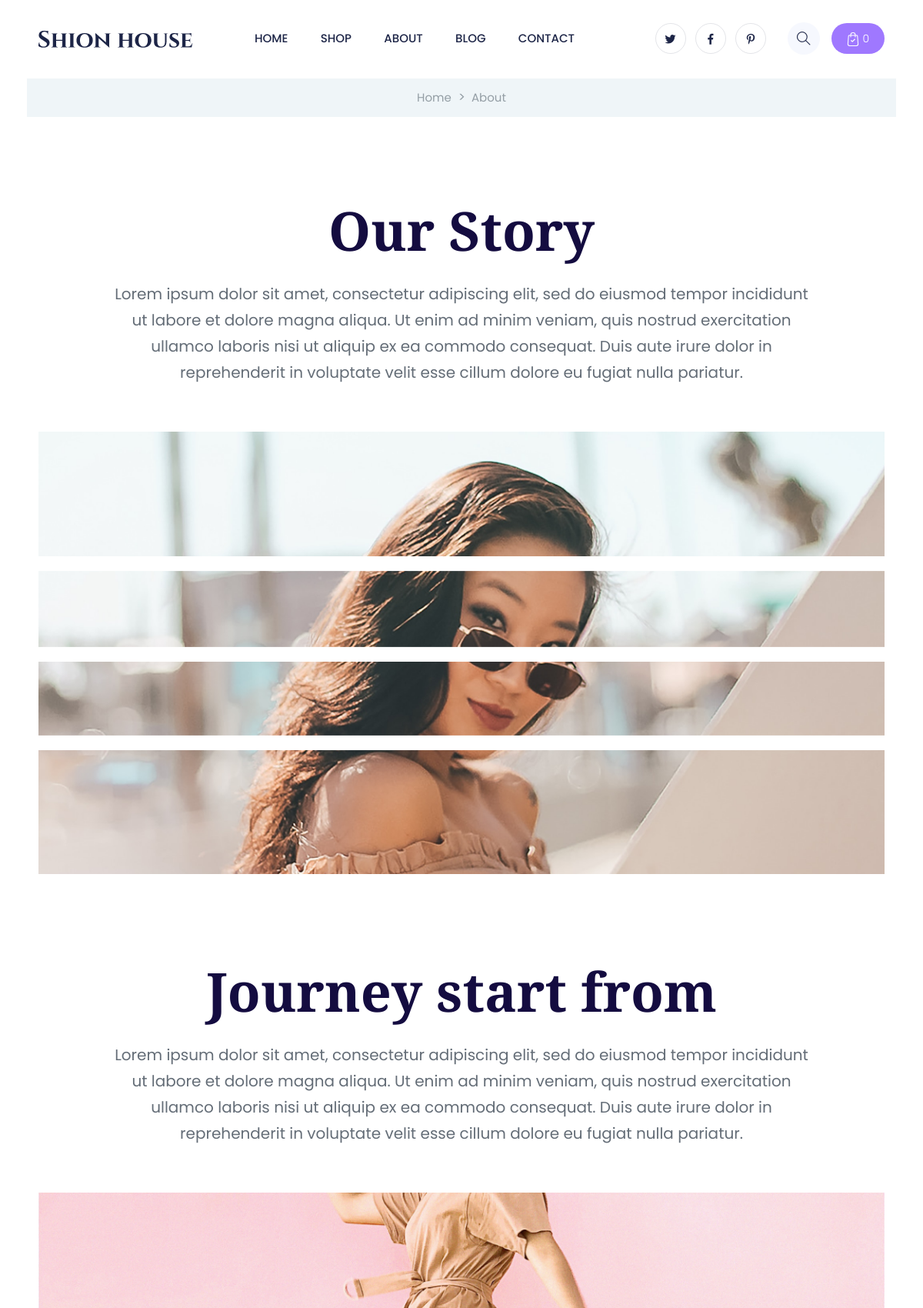
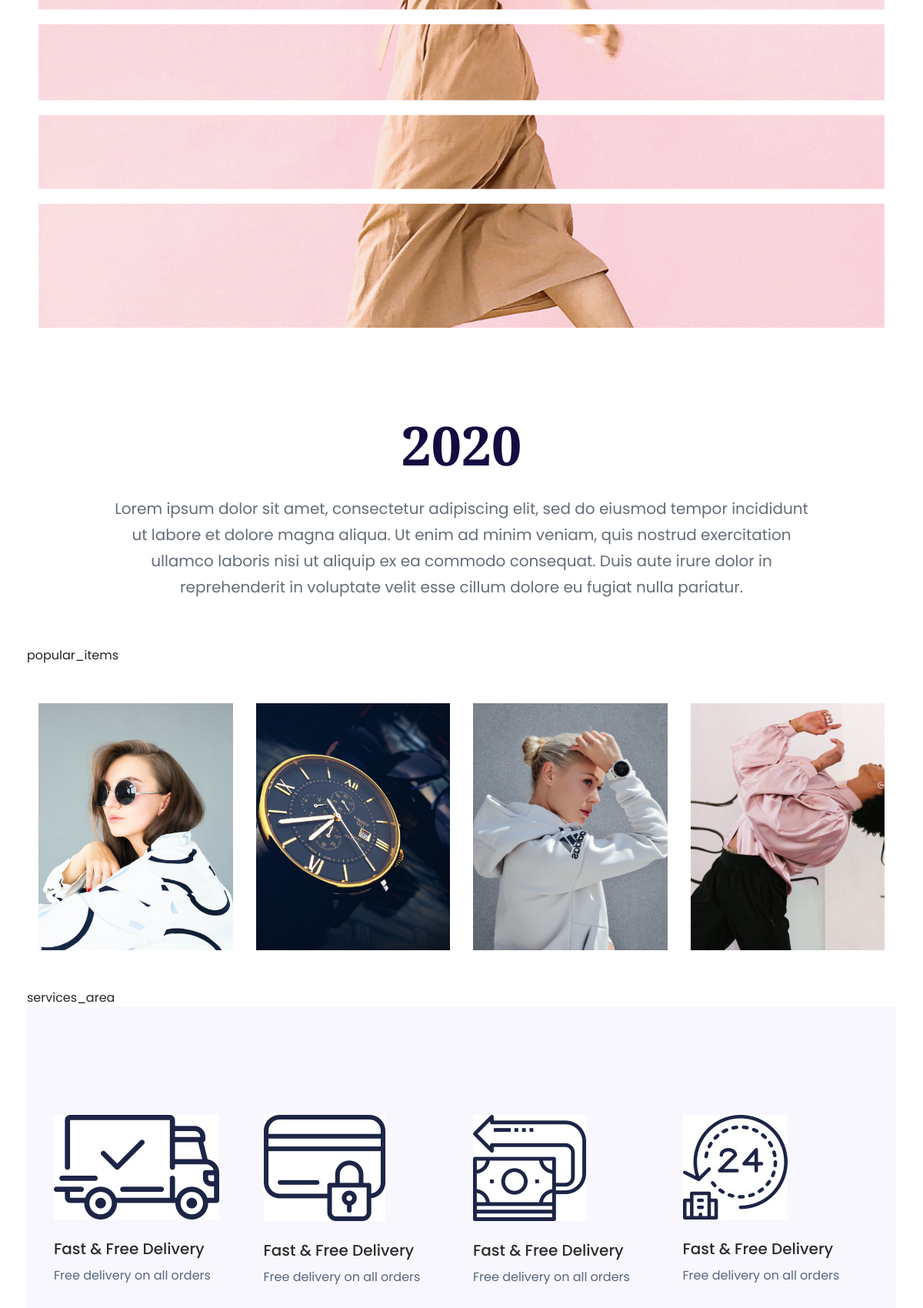
The page /about/ (upper part) on the database its author committed (2 pictures, top to bottom).
### accounts/models.py (models this page shows, shortened)
class Menu(models.Model):
    menuName = models.CharField(max_length=200,null=True)
    url = models.CharField(max_length=200,null=True)

class PopularProduct(models.Model):
    popularProductImage = models.ImageField(upload_to='popular_product/',null=True,blank=True)
    popularProductCaption = models.CharField(max_length=200,null=True)

class ServiceArea(models.Model):
    serviceAreaImage = models.ImageField(upload_to='service_area/',null=True,blank=True)
    serviceAreaTile = models.CharField(max_length=200,null=True)
    serviceAreaSubTitle = models.CharField(max_length=200,null=True)

### accounts/views.py (the view)
# urls.py: path('about/',views.about,name="about"),
def about(request):
    dataPopularProduct = PopularProduct.objects.all()
    dataServiceArea = ServiceArea.objects.all()
    dataFooterTitle = FooterTitle.objects.all()
    dataMenu = Menu.objects.annotate(sub_count = Count('submenus'))
    dataSubMenu = SubMenu.objects.all()
    dataSub2Menu = Sub2Menu.objects.all()
    context = {
        'dataPopularProducts' : dataPopularProduct,
        'dataServiceAreas' : dataServiceArea,
        'dataFooterTitles' : dataFooterTitle,
        'dataMenus' : dataMenu,
        'dataSubMenus' : dataSubMenu,
        'dataSub2Menus' : dataSub2Menu,
    }
    return render(request,'shionhouse/about.html',context)

### accounts/templates/shionhouse/about.html (shortened to what this page needs)
{% load  static %}
<!doctype html>
<html class="no-js" lang="zxx">
<head>
    {% include 'shionhouse/head.html' %}
</head>
<body class="full-wrapper">
    {% include 'shionhouse/header_start.html' %}
    {% include 'shionhouse/breadcrumb_start.html' %}
    <main>
        <div class="about-area">
            <div class="container">
                <div class="row justify-content-center">
                    <div class="col-lg-10">
                        <div class="section-tittle mb-60 text-center pt-10">
                            <h2>Our Story</h2>
                            <p class="pera">Lorem ipsum dolor sit amet, consectetur adipiscing elit, sed do eiusmod tempor incididunt ut labore et dolore magna aliqua. Ut enim ad minim veniam, quis nostrud exercitation ullamco laboris nisi ut aliquip ex ea commodo consequat. Duis aute irure dolor in reprehenderit in voluptate velit esse cillum dolore eu fugiat nulla pariatur.</p>
                        </div>
                    </div>
                    <div class="col-lg-12">
                        <div class="about-img pb-bottom">
                            <img src="{% static 'assets/img/gallery/about1.png' %}" alt="" class="w-100">
                        </div>
                    </div>
                </div>
                <div class="row justify-content-center">
                    <div class="col-lg-10">
                        <div class="section-tittle mb-60 text-center pt-10">
                            <h2>Journey start from</h2>
                            <p class="pera">Lorem ipsum dolor sit amet, consectetur adipiscing elit, sed do eiusmod tempor incididunt ut labore et dolore magna aliqua. Ut enim ad minim veniam, quis nostrud exercitation ullamco laboris nisi ut aliquip ex ea commodo consequat. Duis aute irure dolor in reprehenderit in voluptate velit esse cillum dolore eu fugiat nulla pariatur.</p>
                        </div>
                    </div>
                    <div class="col-lg-12">
                        <div class="about-img pb-bottom">
                            <img src="{% static 'assets/img/gallery/about2.png' %}" alt="" class="w-100">
                        </div>
                    </div>
                </div>
                <div class="row justify-content-center">
                    <div class="col-lg-10">
                        <div class="section-tittle mb-60 text-center pt-10">
                            <h2>2020</h2>
                            <p class="pera">Lorem ipsum dolor sit amet, consectetur adipiscing elit, sed do eiusmod tempor incididunt ut labore et dolore magna aliqua. Ut enim ad minim veniam, quis nostrud exercitation ullamco laboris nisi ut aliquip ex ea commodo consequat. Duis aute irure dolor in reprehenderit in voluptate velit esse cillum dolore eu fugiat nulla pariatur.</p>
                        </div>
                    </div>
                </div>
            </div>
        </div>
        {% include 'shionhouse/popular_items.html' %}
        {% include 'shionhouse/services_area.html' %}
    </main>
</body>
</html>

### accounts/templates/shionhouse/header_start.html (shortened to what this page needs)
{% load static %}
<header>
    <div class="header-area ">
        <div class="main-header header-sticky">
            <div class="container-fluid">
                <div class="menu-wrapper d-flex align-items-center justify-content-between">
                    <div class="header-left d-flex align-items-center">
                        <div class="logo">
                            <a href="{% url 'index' %}"><img src="{% static 'assets/img/logo/logo.png' %}" alt=""></a>
                        </div>
                        <div class="main-menu  d-none d-lg-block">
                            <nav>
                                <ul id="navigation">
                                    {% for dataMenu in dataMenus %}
                                    <li><a href="{% url dataMenu.url %}">{{dataMenu.menuName}}</a>
                                    </li>
                                    {% endfor %}
                                </ul>
                            </nav>
                        </div>
                    </div>
                    <div class="header-right1 d-flex align-items-center">
                        <div class="header-social d-none d-md-block">
                            <a href="#"><i class="fab fa-twitter"></i></a>
                            <a href="https://bit.ly/sai4ull"><i class="fab fa-facebook-f"></i></a>
                            <a href="#"><i class="fab fa-pinterest-p"></i></a>
                        </div>
                        <div class="search d-none d-md-block">
                            <ul class="d-flex align-items-center">
                                <li class="mr-15">
                                    <div class="nav-search search-switch">
                                        <i class="ti-search"></i>
                                    </div>
                                </li>
                                <li>
                                    <div class="card-stor">
                                        <img src="{% static 'assets/img/gallery/card.svg' %}" alt="">
                                        <span>0</span>
                                    </div>
                                </li>
                            </ul>
                        </div>
                    </div>
                    <div class="col-12">
                    </div>
                </div>
            </div>
        </div>
    </div>
</header>

### accounts/templates/shionhouse/popular_items.html (shortened to what this page needs)
{% load static %}
popular_items
<div class="popular-items pt-50">
    <div class="container-fluid">
        <div class="row">
            {% for dataPopularProduct in dataPopularProducts %}
            <div class="col-lg-3 col-md-6 col-sm-6">
                <div class="single-popular-items mb-50 text-center wow fadeInUp" data-wow-duration="1s" data-wow-delay=".1s">
                    <div class="popular-img">
                        <img src="{% static dataPopularProduct.popularProductImage %}" alt="">
                    </div>
                </div>
            </div>
         {% endfor %}
        </div>
    </div>
</div>

### accounts/templates/shionhouse/services_area.html
{% load static %}
services_area
<div class="categories-area section-padding40 gray-bg">
    <div class="container-fluid">
        <div class="row">
            {% for dataServiceArea in dataServiceAreas %}
            <div class="col-lg-3 col-md-6 col-sm-6">
                <div class="single-cat mb-50 wow fadeInUp" data-wow-duration="1s" data-wow-delay=".2s">
                    <div class="cat-icon">
                        <img src="{% static dataServiceArea.serviceAreaImage %}" alt="">
                    </div>
                    <div class="cat-cap">
                        <h5>{{dataServiceArea.serviceAreaTile}}</h5>
                        <p>{{dataServiceArea.serviceAreaSubTitle}}</p>
                    </div>
                </div>
            </div>
            {% endfor %}
        </div>
    </div>
</div>

### rows shown on the page
Menu: menuName "HOME"
Menu: menuName "SHOP"
Menu: menuName "ABOUT"
Menu: menuName "BLOG"
Menu: menuName "CONTACT"
PopularProduct: popularProductImage (picture)
PopularProduct: popularProductImage (picture)
PopularProduct: popularProductImage (picture)
PopularProduct: popularProductImage (picture)
ServiceArea: serviceAreaImage (picture), serviceAreaTile "Fast & Free Delivery", serviceAreaSubTitle "Free delivery on all orders"
ServiceArea: serviceAreaImage (picture), serviceAreaTile "Fast & Free Delivery", serviceAreaSubTitle "Free delivery on all orders"
ServiceArea: serviceAreaImage (picture), serviceAreaTile "Fast & Free Delivery", serviceAreaSubTitle "Free delivery on all orders"
ServiceArea: serviceAreaImage (picture), serviceAreaTile "Fast & Free Delivery", serviceAreaSubTitle "Free delivery on all orders"
